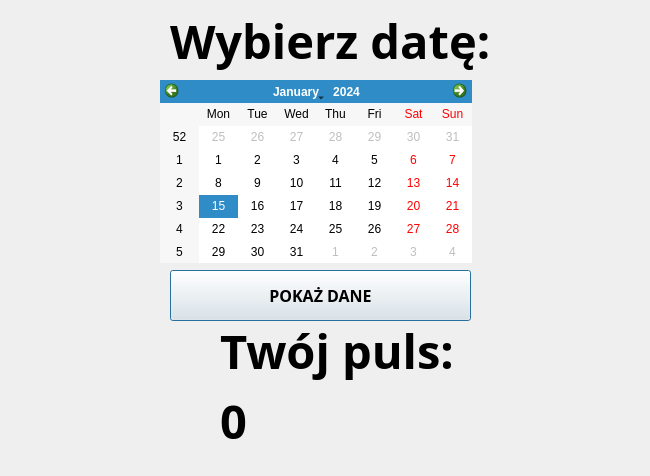
<?xml version="1.0" encoding="UTF-8"?>
<ui version="4.0">
 <class>Dialog</class>
 <widget class="QDialog" name="Dialog">
  <property name="geometry">
   <rect>
    <x>0</x>
    <y>0</y>
    <width>650</width>
    <height>476</height>
   </rect>
  </property>
  <property name="windowTitle">
   <string>Dialog</string>
  </property>
  <widget class="QLabel" name="label_2">
   <property name="geometry">
    <rect>
     <x>170</x>
     <y>0</y>
     <width>341</width>
     <height>81</height>
    </rect>
   </property>
   <property name="font">
    <font>
     <family>Microsoft YaHei UI Light</family>
     <pointsize>35</pointsize>
     <weight>75</weight>
     <italic>false</italic>
     <bold>true</bold>
    </font>
   </property>
   <property name="text">
    <string>Wybierz datę:</string>
   </property>
  </widget>
  <widget class="QLabel" name="label_3">
   <property name="geometry">
    <rect>
     <x>220</x>
     <y>310</y>
     <width>241</width>
     <height>81</height>
    </rect>
   </property>
   <property name="font">
    <font>
     <family>Microsoft YaHei UI Light</family>
     <pointsize>35</pointsize>
     <weight>75</weight>
     <italic>false</italic>
     <bold>true</bold>
    </font>
   </property>
   <property name="text">
    <string>Twój puls:</string>
   </property>
  </widget>
  <widget class="QCalendarWidget" name="calendarWidget">
   <property name="geometry">
    <rect>
     <x>160</x>
     <y>80</y>
     <width>312</width>
     <height>183</height>
    </rect>
   </property>
  </widget>
  <widget class="QLabel" name="l_value">
   <property name="geometry">
    <rect>
     <x>220</x>
     <y>380</y>
     <width>251</width>
     <height>81</height>
    </rect>
   </property>
   <property name="font">
    <font>
     <family>Microsoft YaHei UI Light</family>
     <pointsize>35</pointsize>
     <weight>75</weight>
     <italic>false</italic>
     <bold>true</bold>
    </font>
   </property>
   <property name="text">
    <string>0</string>
   </property>
  </widget>
  <widget class="QPushButton" name="b_show">
   <property name="geometry">
    <rect>
     <x>170</x>
     <y>270</y>
     <width>301</width>
     <height>51</height>
    </rect>
   </property>
   <property name="font">
    <font>
     <family>Microsoft JhengHei Light</family>
     <pointsize>12</pointsize>
     <weight>75</weight>
     <bold>true</bold>
    </font>
   </property>
   <property name="text">
    <string>POKAŻ DANE</string>
   </property>
  </widget>
 </widget>
 <resources/>
 <connections/>
</ui>
